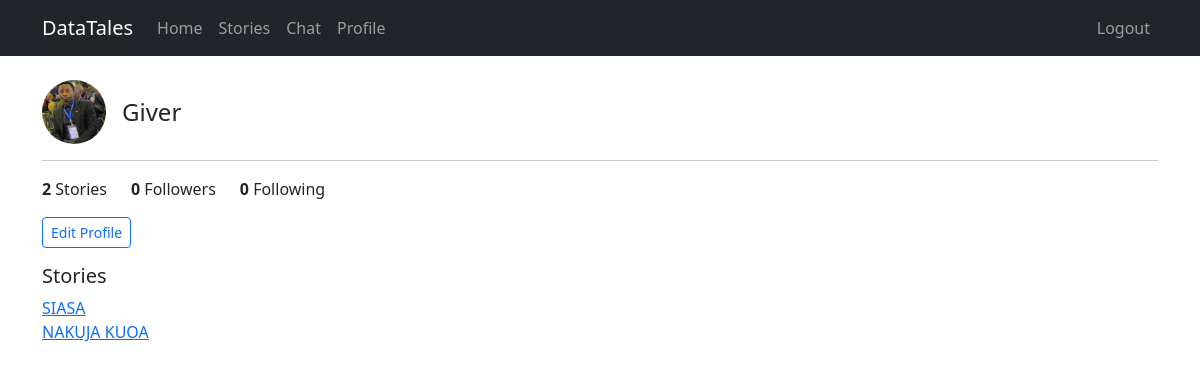
/accounts/profile/ (signed in), run on the app's committed database.
### accounts/models.py (models this page shows, shortened)
class UserProfile(models.Model):
    user = models.OneToOneField(User, on_delete=models.CASCADE, related_name='profile')
    bio = models.TextField(blank=True)
    avatar = models.ImageField(upload_to='avatars/', blank=True, null=True)

### stories/models.py (models this page shows, shortened)
class Story(models.Model):
    author = models.ForeignKey(User, on_delete=models.CASCADE, related_name='stories')
    title = models.CharField(max_length=255)
    description = models.TextField()
    file = models.FileField(upload_to='stories/')
    category = models.ForeignKey('Category', on_delete=models.SET_NULL, null=True, blank=True, related_name='stories')
    created_at = models.DateTimeField(auto_now_add=True)

### accounts/views.py (the view)
# urls.py: path('profile/', views.profile_view, name='profile'),
@login_required
def profile_view(request, username=None):
    if username:
        user = get_object_or_404(User, username=username)
    else:
        user = request.user
    profile, _ = UserProfile.objects.get_or_create(user=user)
    stories_count = Story.objects.filter(author=user).count()
    followers_count = Follow.objects.filter(following=user).count()
    following_count = Follow.objects.filter(follower=user).count()
    is_following = False
    if request.user.is_authenticated and request.user != user:
        is_following = Follow.objects.filter(follower=request.user, following=user).exists()
    return render(request, 'accounts/profile.html', {
        'profile_user': user,
        'profile': profile,
        'stories_count': stories_count,
        'followers_count': followers_count,
        'following_count': following_count,
        'is_following': is_following,
    })

### templates/accounts/profile.html (shortened to what this page needs)
{% extends 'base.html' %}
{% block content %}
  <div class="d-flex align-items-center gap-3 mb-3">
    {% if profile.avatar %}
      <img src="{{ profile.avatar.url }}" alt="avatar" class="rounded-circle" width="64" height="64">
    {% else %}
      <div class="rounded-circle bg-secondary" style="width:64px;height:64px;"></div>
    {% endif %}
    <div>
      <h4 class="mb-0">{{ profile_user.username }}</h4>
    </div>
  </div>
  <hr>
  <div class="d-flex gap-4 mb-3">
    <div><strong>{{ stories_count }}</strong> Stories</div>
    <div><strong>{{ followers_count }}</strong> Followers</div>
    <div><strong>{{ following_count }}</strong> Following</div>
  </div>
  <div class="mb-3">
    {% if request.user == profile_user %}
      <a href="{% url 'edit_profile' %}" class="btn btn-sm btn-outline-primary">Edit Profile</a>
    {% else %}
      <a href="{% url 'follow_toggle' profile_user.username %}" class="btn btn-sm {% if is_following %}btn-outline-danger{% else %}btn-outline-success{% endif %}">
        {% if is_following %}Unfollow{% else %}Follow{% endif %}
      </a>
    {% endif %}
  </div>
  <h5>Stories</h5>
  {% for story in profile_user.stories.all %}
    <div><a href="{% url 'story_detail' story.pk %}">{{ story.title }}</a></div>
  {% empty %}
    <p>No stories yet.</p>
  {% endfor %}
{% endblock %}

### data on the page
UserProfile: avatar (picture)
Story: title "SIASA"
Story: title "NAKUJA KUOA"

### other printed values
{{ profile_user.username }} "Giver"
{{ stories_count }} "2"
{{ followers_count }} "0"
{{ following_count }} "0"
